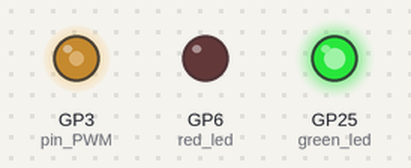
The program below on a simulated Raspberry Pi Pico running MicroPython. Parts: output pins drawn as LEDs (lit = HIGH). At 20.0 s the program stops and its outputs stay as they are.

Above: at 0.1 s.
At 10.1 s:
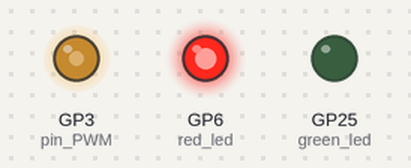
At 20.1 s:
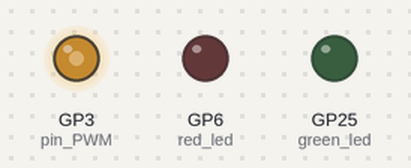
Timing chart, 0 to 21.5 s (numbered marks = the images above):
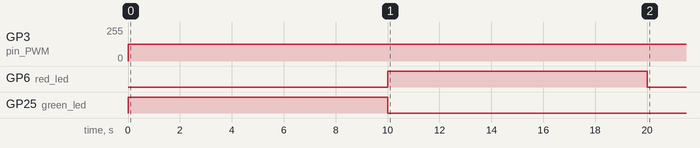

The program:

electronics_stage4_duty_cycle.py
```python
## Import relevant packages for raspberry pi
from machine import Pin,PWM
from time import sleep

# Choose output pin for PWM and "activate"
pin_PWM = Pin(3)
pwm = PWM(pin_PWM)

# Set frequency and duty cycle
pwm.freq(100000)
pwm.duty_u16(32767)    ## duty cycle of 50%

# Turn on LED 1
green_led = machine.Pin(25,Pin.OUT)
green_led.value(1)
sleep(10)
green_led.value(0)

# Turn on LED 2
red_led = machine.Pin(6,Pin.OUT)
red_led.value(1)
sleep(10)
red_led.value(0)
```

Measured:
- by itself, GP3 (pin_PWM): 0/255 → 127/255 at 0.00 s
- by itself, GP6 (red_led): LOW → HIGH at 10.0 s, → LOW 10.0 s later
- by itself, GP25 (green_led): LOW → HIGH at 0.00 s, → LOW 10.0 s later
